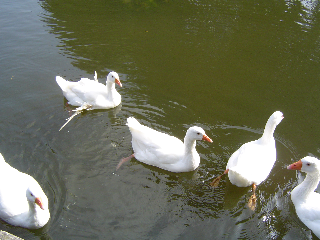
#> input picture Code/Others/examples/im1.png, 320 x 240 px
$ python -i test_ProgCorr.py   (imports and definitions only)   (Python 2 division)   (older library calls are emulated)
#> lines starting #> are read from the running program, lines starting #| are printed output that depends on the picture; after the words box and inside, x2 and y2 are one past the last pixel; in counts of white or black regions, pixels touching at a corner belong together
import os
import numpy as np
import ipdb
# import matplotlib.pyplot as plt

from skimage.draw import ellipse
from skimage.measure import label, regionprops
from skimage.transform import rotate
from PIL import Image, ImageDraw
from scipy.ndimage.morphology import binary_dilation, binary_erosion
from scipy.misc import imsave


# [28 lines left out: function eliminate_region, not called in this run]


def merge_region(image):
    # detect regions and labels
    label_img = label(image)
    regions = regionprops(label_img)

    # create connection mask, if there is more than 2 regions
    img_conn = Image.new('L', (image.shape[0], image.shape[1]), 0)

    if len(regions) > 1:
        polygon_pts = []
        area_min = float("inf")
        for props in regions:
            y0, x0 = props.centroid
            polygon_pts.append((x0, y0))

            # store the structure element for dilation
            if props.area < area_min:
                area_min = props.area
                se = props.convex_image

        ImageDraw.Draw(img_conn).polygon(polygon_pts, outline=1, fill=1)
        img_conn = np.array(img_conn)
        img_conn = binary_dilation(img_conn, structure=se)

        image_new = np.array(np.logical_or(image, img_conn), dtype=np.float)

    else:
        image_new = image

    return image_new


# [109 lines left out: functions correct_image_slice, correct_pred_vol, vol_to_montage, not called in this run]


# [23 lines not run here, left out]

    # [20 lines of commented-out code are left out]

>>> import cv2
>>> picture = cv2.imread('../examples/im1.png', cv2.IMREAD_GRAYSCALE)
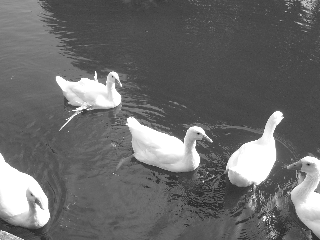
#> picture: shape (240, 320); min 21, max 255, mean 107
>>> result = merge_region(picture)
#> in merge_region, `label_img = label(image)`:
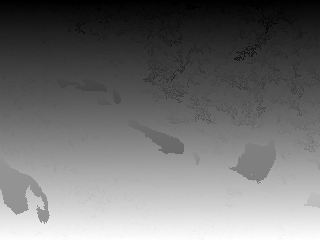
#> label_img: shape (240, 320) int64; min 1, max 38634, mean 17313; drawn with min black and max white
#> in merge_region, `regions = regionprops(label_img)`: regions = 38634 regions
#> in merge_region, `img_conn = Image.new('L', (image.shape[0], image.shape[1]), 0)`: img_conn: PIL image 240x320 L; every value is 0
#> the loop in merge_region, `for props in regions:` made 38634 passes
#> (y0, x0) on passes 2 to 4: (0, 1), (0, 2), (0, 4.5)
#> after the loop in merge_region, `for props in regions:`: area_min = 1; polygon_pts = 38634 items
#> in merge_region, `ImageDraw.Draw(img_conn).polygon(polygon_pts, outline=1, fill=1)`:
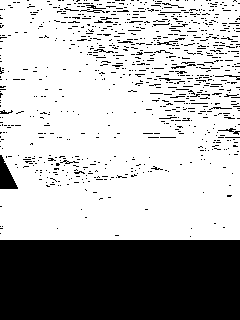
#> img_conn: PIL image 240x320 L; values 0 (black) and 1 (white), 69.6% white; 865 black regions (845 under 20 px), largest, box (x1, y1, x2, y2) and area: (0, 240, 240, 320) 19200, (0, 155, 18, 189) 339, (218, 128, 240, 135) 47
#> (the run stopped early here; a loop or call above may not have finished)

$ run again, on Code/Others/examples/im2.png
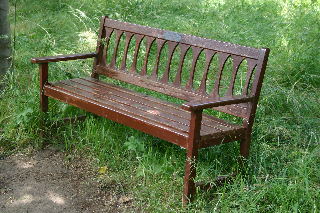
#> input picture Code/Others/examples/im2.png, 320 x 213 px
#> in merge_region, `label_img = label(image)`:
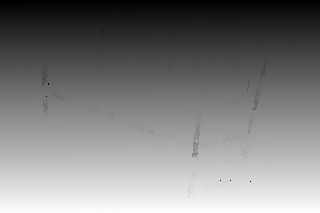
#> label_img: shape (213, 320) int64; min 0, max 58763, mean 29341.3; drawn with min black and max white
#> regions = 58763 regions
#> the loop in merge_region, `for props in regions:` made 58763 passes
#> (y0, x0) on passes 2 to 4: (0, 1), (1, 2.33), (0, 3)
#> after the loop in merge_region, `for props in regions:`: area_min = 1; polygon_pts = 58763 items
#> in merge_region, `ImageDraw.Draw(img_conn).polygon(polygon_pts, outline=1, fill=1)`:
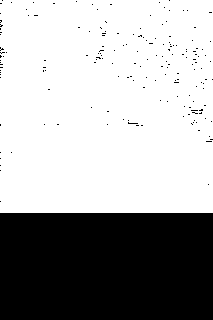
#> img_conn: PIL image 213x320 L; values 0 (black) and 1 (white), 66.1% white; 174 black regions (173 under 20 px), largest, box (x1, y1, x2, y2) and area: (0, 213, 213, 320) 22791

$ run again, on Code/Others/examples/im3.png
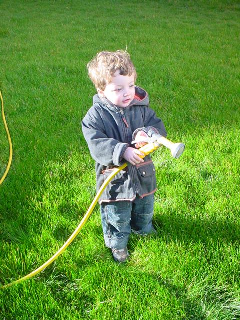
#> input picture Code/Others/examples/im3.png, 240 x 320 px
#> in merge_region, `label_img = label(image)`:
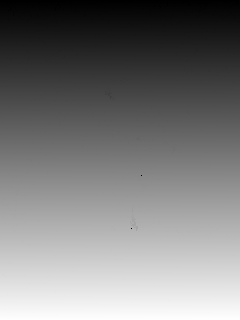
#> label_img: shape (320, 240) int64; min 0, max 68518, mean 33246.3; drawn with min black and max white
#> regions = 68518 regions
#> the loop in merge_region, `for props in regions:` made 68518 passes
#> (y0, x0) on passes 2 to 4: (0.4, 1.4), (0.5, 4), (0, 5)
#> after the loop in merge_region, `for props in regions:`: area_min = 1; polygon_pts = 68518 items
#> in merge_region, `ImageDraw.Draw(img_conn).polygon(polygon_pts, outline=1, fill=1)`:
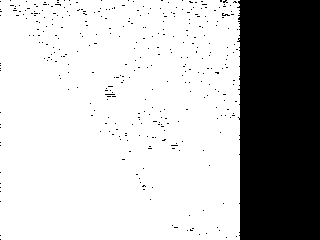
#> img_conn: PIL image 320x240 L; values 0 (black) and 1 (white), 74.2% white; 348 black regions (347 under 20 px), largest, box (x1, y1, x2, y2) and area: (237, 0, 320, 240) 19252
